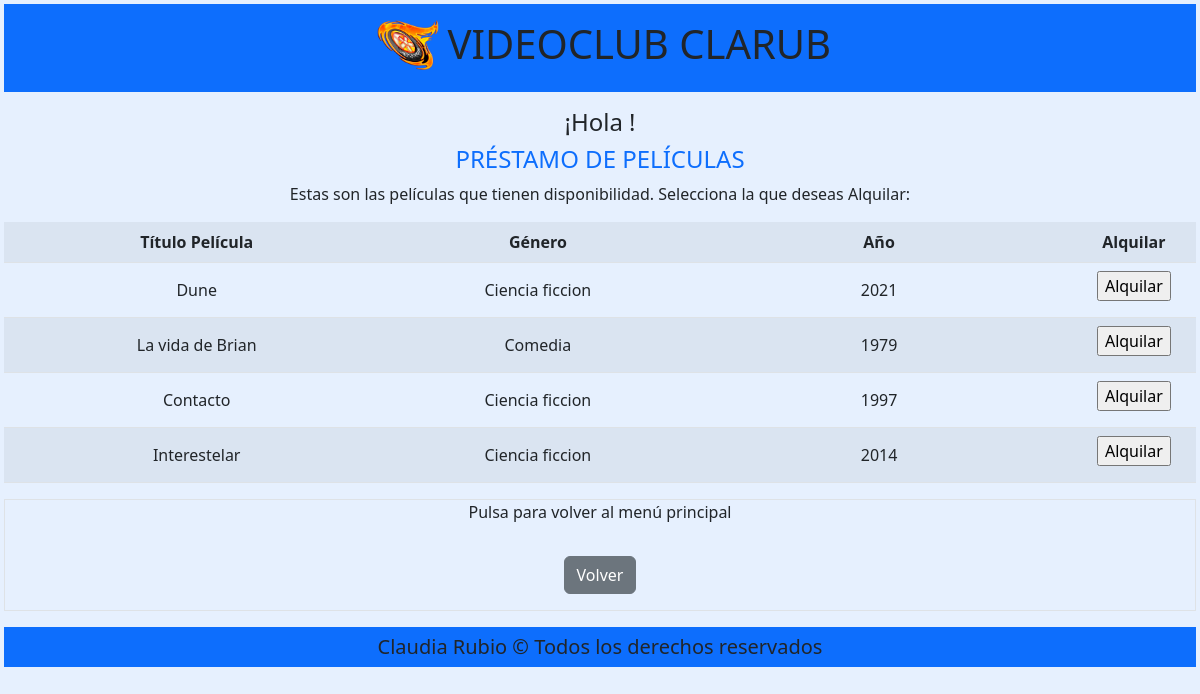
/vista/prestamo.php, run on the app's committed database.
### tables this page shows
CREATE TABLE `peliculas` (
  `idpelicula` int(11) NOT NULL,
  `pelicula` varchar(30) NOT NULL,
  `genero` varchar(20) NOT NULL,
  `anio` int(4) NOT NULL,
  `disponible` int(1) NOT NULL
);

### vista/prestamo.php (the view, shortened to what this page needs)
<?php
include("header.php");
include("../modelo/conexion.php");
$usuario = $_SESSION["usuario"];
if (!isset($_POST["submit"])) {
    $consulta = "SELECT * FROM peliculas";
    $paquete = mysqli_query($conexion, $consulta);
?>
    <div class="text-center my-3">
        <h4>¡Hola <?php echo $usuario; ?>!</h4>
        <h4 class="text-primary text-uppercase">Préstamo de películas</h4>
        <p>Estas son las películas que tienen disponibilidad. Selecciona la que deseas Alquilar:</p>
    </div>
    <div class="text-center my-3">
        <table class="table table-striped ">
            <tr>
                <td></td>
                <td><strong>Título Película</strong></td>
                <td><strong>Género</strong></td>
                <td><strong>Año</strong></td>
                <td></td>
                <td><strong>Alquilar</strong></td>
            </tr>
            <?php
            while ($fila = mysqli_fetch_array($paquete)) {
                if ($fila["disponible"] > 0) { ?>
                    <form method="post" action="prestamo.php">
                        <tr>
                            <td><input class="visually-hidden" name="idpelicula" value="<?php echo $fila['idpelicula'] ?>"></td>
                            <td><input class="form-control-plaintext text-center" type="text" name="pelicula" value="<?php echo $fila['pelicula'] ?>" readonly></td>
                            <td><input class="form-control-plaintext text-center" type="text" name="genero" value="<?php echo $fila['genero'] ?>" readonly></td>
                            <td><input class="form-control-plaintext text-center" type="text" name="anio" value="<?php echo $fila['anio'] ?>" readonly></td>
                            <td><input class="visually-hidden" name="disponible" value="<?php echo $fila['disponible'] ?>"></td>
                            <td><input type="submit" name="submit" value="Alquilar"></td>
                        </tr>
                    </form>
            <?php
                }
            }
            ?>
        </table>
    </div>
    <div class="text-center my-3 border">
        <p>Pulsa para volver al menú principal</p>
        <a class="btn btn-secondary my-3" href="menu_cliente.php">Volver</a>
    </div>
<?php
}
include("footer.php");
?>

### data on the page
peliculas: pelicula "Dune", genero "Ciencia ficcion", anio "2021"
peliculas: pelicula "La vida de Brian", genero "Comedia", anio "1979"
peliculas: pelicula "Contacto", genero "Ciencia ficcion", anio "1997"
peliculas: pelicula "Interestelar", genero "Ciencia ficcion", anio "2014"
